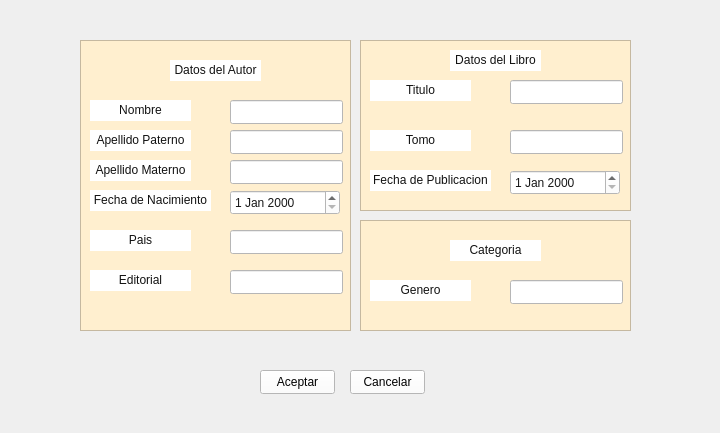
<?xml version="1.0" encoding="UTF-8"?>
<ui version="4.0">
 <class>MainWindow</class>
 <widget class="QMainWindow" name="MainWindow">
  <property name="geometry">
   <rect>
    <x>0</x>
    <y>0</y>
    <width>720</width>
    <height>433</height>
   </rect>
  </property>
  <property name="windowTitle">
   <string>MainWindow</string>
  </property>
  <widget class="QWidget" name="centralwidget">
   <widget class="QFrame" name="frame_3">
    <property name="geometry">
     <rect>
      <x>360</x>
      <y>220</y>
      <width>271</width>
      <height>111</height>
     </rect>
    </property>
    <property name="styleSheet">
     <string notr="true">background-color: rgb(255, 239, 207);
color: rgb(24, 24, 24);</string>
    </property>
    <property name="frameShape">
     <enum>QFrame::StyledPanel</enum>
    </property>
    <property name="frameShadow">
     <enum>QFrame::Raised</enum>
    </property>
    <widget class="QLabel" name="label_14">
     <property name="geometry">
      <rect>
       <x>90</x>
       <y>20</y>
       <width>91</width>
       <height>21</height>
      </rect>
     </property>
     <property name="styleSheet">
      <string notr="true">background-color: rgb(255, 255, 255);</string>
     </property>
     <property name="text">
      <string>&lt;html&gt;&lt;head/&gt;&lt;body&gt;&lt;p align=&quot;center&quot;&gt;&lt;span style=&quot; color:#121212;&quot;&gt;Categoria&lt;/span&gt;&lt;/p&gt;&lt;/body&gt;&lt;/html&gt;</string>
     </property>
    </widget>
    <widget class="QLineEdit" name="genero">
     <property name="geometry">
      <rect>
       <x>150</x>
       <y>60</y>
       <width>113</width>
       <height>24</height>
      </rect>
     </property>
     <property name="toolTip">
      <string>&lt;html&gt;&lt;head/&gt;&lt;body&gt;&lt;p&gt;&lt;span style=&quot; color:#ffffff;&quot;&gt;Hola&lt;/span&gt;&lt;/p&gt;&lt;/body&gt;&lt;/html&gt;</string>
     </property>
     <property name="whatsThis">
      <string>&lt;html&gt;&lt;head/&gt;&lt;body&gt;&lt;p&gt;&lt;br/&gt;&lt;/p&gt;&lt;/body&gt;&lt;/html&gt;</string>
     </property>
     <property name="styleSheet">
      <string notr="true">background-color: rgb(255, 255, 255);</string>
     </property>
     <property name="text">
      <string/>
     </property>
    </widget>
    <widget class="QLabel" name="label_15">
     <property name="geometry">
      <rect>
       <x>10</x>
       <y>60</y>
       <width>101</width>
       <height>21</height>
      </rect>
     </property>
     <property name="styleSheet">
      <string notr="true">background-color: rgb(255, 255, 255);</string>
     </property>
     <property name="text">
      <string>&lt;html&gt;&lt;head/&gt;&lt;body&gt;&lt;p align=&quot;center&quot;&gt;&lt;span style=&quot; color:#121212;&quot;&gt;Genero&lt;/span&gt;&lt;/p&gt;&lt;/body&gt;&lt;/html&gt;</string>
     </property>
    </widget>
   </widget>
   <widget class="QFrame" name="frame">
    <property name="geometry">
     <rect>
      <x>80</x>
      <y>40</y>
      <width>271</width>
      <height>291</height>
     </rect>
    </property>
    <property name="styleSheet">
     <string notr="true">background-color: rgb(255, 239, 207);
color: rgb(24, 24, 24);</string>
    </property>
    <property name="frameShape">
     <enum>QFrame::StyledPanel</enum>
    </property>
    <property name="frameShadow">
     <enum>QFrame::Raised</enum>
    </property>
    <widget class="QLabel" name="label">
     <property name="geometry">
      <rect>
       <x>90</x>
       <y>20</y>
       <width>91</width>
       <height>21</height>
      </rect>
     </property>
     <property name="styleSheet">
      <string notr="true">background-color: rgb(255, 255, 255);</string>
     </property>
     <property name="text">
      <string>&lt;html&gt;&lt;head/&gt;&lt;body&gt;&lt;p align=&quot;center&quot;&gt;&lt;span style=&quot; color:#121212;&quot;&gt;Datos del Autor&lt;/span&gt;&lt;/p&gt;&lt;/body&gt;&lt;/html&gt;</string>
     </property>
    </widget>
    <widget class="QLineEdit" name="nombre">
     <property name="geometry">
      <rect>
       <x>150</x>
       <y>60</y>
       <width>113</width>
       <height>24</height>
      </rect>
     </property>
     <property name="toolTip">
      <string>&lt;html&gt;&lt;head/&gt;&lt;body&gt;&lt;p&gt;&lt;span style=&quot; color:#ffffff;&quot;&gt;Hola&lt;/span&gt;&lt;/p&gt;&lt;/body&gt;&lt;/html&gt;</string>
     </property>
     <property name="whatsThis">
      <string>&lt;html&gt;&lt;head/&gt;&lt;body&gt;&lt;p&gt;&lt;br/&gt;&lt;/p&gt;&lt;/body&gt;&lt;/html&gt;</string>
     </property>
     <property name="styleSheet">
      <string notr="true">background-color: rgb(255, 255, 255);</string>
     </property>
     <property name="text">
      <string/>
     </property>
    </widget>
    <widget class="QLabel" name="label_10000">
     <property name="geometry">
      <rect>
       <x>10</x>
       <y>60</y>
       <width>101</width>
       <height>21</height>
      </rect>
     </property>
     <property name="styleSheet">
      <string notr="true">background-color: rgb(255, 255, 255);</string>
     </property>
     <property name="text">
      <string>&lt;html&gt;&lt;head/&gt;&lt;body&gt;&lt;p align=&quot;center&quot;&gt;&lt;span style=&quot; color:#121212;&quot;&gt;Nombre&lt;/span&gt;&lt;/p&gt;&lt;/body&gt;&lt;/html&gt;</string>
     </property>
    </widget>
    <widget class="QLabel" name="label_3">
     <property name="geometry">
      <rect>
       <x>10</x>
       <y>90</y>
       <width>101</width>
       <height>21</height>
      </rect>
     </property>
     <property name="styleSheet">
      <string notr="true">background-color: rgb(255, 255, 255);</string>
     </property>
     <property name="text">
      <string>&lt;html&gt;&lt;head/&gt;&lt;body&gt;&lt;p align=&quot;center&quot;&gt;&lt;span style=&quot; color:#121212;&quot;&gt;Apellido Paterno&lt;/span&gt;&lt;/p&gt;&lt;/body&gt;&lt;/html&gt;</string>
     </property>
    </widget>
    <widget class="QLabel" name="label_4">
     <property name="geometry">
      <rect>
       <x>10</x>
       <y>120</y>
       <width>101</width>
       <height>21</height>
      </rect>
     </property>
     <property name="styleSheet">
      <string notr="true">background-color: rgb(255, 255, 255);</string>
     </property>
     <property name="text">
      <string>&lt;html&gt;&lt;head/&gt;&lt;body&gt;&lt;p align=&quot;center&quot;&gt;&lt;span style=&quot; color:#121212;&quot;&gt;Apellido Materno&lt;/span&gt;&lt;/p&gt;&lt;/body&gt;&lt;/html&gt;</string>
     </property>
    </widget>
    <widget class="QLabel" name="label_5">
     <property name="geometry">
      <rect>
       <x>10</x>
       <y>150</y>
       <width>121</width>
       <height>21</height>
      </rect>
     </property>
     <property name="styleSheet">
      <string notr="true">background-color: rgb(255, 255, 255);</string>
     </property>
     <property name="text">
      <string>&lt;html&gt;&lt;head/&gt;&lt;body&gt;&lt;p align=&quot;center&quot;&gt;&lt;span style=&quot; color:#121212;&quot;&gt;Fecha de Nacimiento&lt;/span&gt;&lt;/p&gt;&lt;/body&gt;&lt;/html&gt;</string>
     </property>
    </widget>
    <widget class="QDateEdit" name="fecha_nacimiento">
     <property name="geometry">
      <rect>
       <x>150</x>
       <y>150</y>
       <width>110</width>
       <height>25</height>
      </rect>
     </property>
     <property name="styleSheet">
      <string notr="true">background-color: rgb(255, 255, 255);</string>
     </property>
    </widget>
    <widget class="QLineEdit" name="apellido_paterno">
     <property name="geometry">
      <rect>
       <x>150</x>
       <y>90</y>
       <width>113</width>
       <height>24</height>
      </rect>
     </property>
     <property name="toolTip">
      <string>&lt;html&gt;&lt;head/&gt;&lt;body&gt;&lt;p&gt;&lt;span style=&quot; color:#ffffff;&quot;&gt;Hola&lt;/span&gt;&lt;/p&gt;&lt;/body&gt;&lt;/html&gt;</string>
     </property>
     <property name="whatsThis">
      <string>&lt;html&gt;&lt;head/&gt;&lt;body&gt;&lt;p&gt;&lt;br/&gt;&lt;/p&gt;&lt;/body&gt;&lt;/html&gt;</string>
     </property>
     <property name="styleSheet">
      <string notr="true">background-color: rgb(255, 255, 255);</string>
     </property>
     <property name="text">
      <string/>
     </property>
    </widget>
    <widget class="QLineEdit" name="apellido_materno">
     <property name="geometry">
      <rect>
       <x>150</x>
       <y>120</y>
       <width>113</width>
       <height>24</height>
      </rect>
     </property>
     <property name="toolTip">
      <string>&lt;html&gt;&lt;head/&gt;&lt;body&gt;&lt;p&gt;&lt;span style=&quot; color:#ffffff;&quot;&gt;Hola&lt;/span&gt;&lt;/p&gt;&lt;/body&gt;&lt;/html&gt;</string>
     </property>
     <property name="whatsThis">
      <string>&lt;html&gt;&lt;head/&gt;&lt;body&gt;&lt;p&gt;&lt;br/&gt;&lt;/p&gt;&lt;/body&gt;&lt;/html&gt;</string>
     </property>
     <property name="styleSheet">
      <string notr="true">background-color: rgb(255, 255, 255);</string>
     </property>
     <property name="text">
      <string/>
     </property>
    </widget>
    <widget class="QLabel" name="label_7">
     <property name="geometry">
      <rect>
       <x>10</x>
       <y>190</y>
       <width>101</width>
       <height>21</height>
      </rect>
     </property>
     <property name="styleSheet">
      <string notr="true">background-color: rgb(255, 255, 255);</string>
     </property>
     <property name="text">
      <string>&lt;html&gt;&lt;head/&gt;&lt;body&gt;&lt;p align=&quot;center&quot;&gt;&lt;span style=&quot; color:#121212;&quot;&gt;Pais&lt;/span&gt;&lt;/p&gt;&lt;/body&gt;&lt;/html&gt;</string>
     </property>
    </widget>
    <widget class="QLabel" name="label_8">
     <property name="geometry">
      <rect>
       <x>10</x>
       <y>230</y>
       <width>101</width>
       <height>21</height>
      </rect>
     </property>
     <property name="styleSheet">
      <string notr="true">background-color: rgb(255, 255, 255);</string>
     </property>
     <property name="text">
      <string>&lt;html&gt;&lt;head/&gt;&lt;body&gt;&lt;p align=&quot;center&quot;&gt;&lt;span style=&quot; color:#121212;&quot;&gt;Editorial&lt;/span&gt;&lt;/p&gt;&lt;/body&gt;&lt;/html&gt;</string>
     </property>
    </widget>
    <widget class="QLineEdit" name="pais">
     <property name="geometry">
      <rect>
       <x>150</x>
       <y>190</y>
       <width>113</width>
       <height>24</height>
      </rect>
     </property>
     <property name="toolTip">
      <string>&lt;html&gt;&lt;head/&gt;&lt;body&gt;&lt;p&gt;&lt;span style=&quot; color:#ffffff;&quot;&gt;Hola&lt;/span&gt;&lt;/p&gt;&lt;/body&gt;&lt;/html&gt;</string>
     </property>
     <property name="whatsThis">
      <string>&lt;html&gt;&lt;head/&gt;&lt;body&gt;&lt;p&gt;&lt;br/&gt;&lt;/p&gt;&lt;/body&gt;&lt;/html&gt;</string>
     </property>
     <property name="styleSheet">
      <string notr="true">background-color: rgb(255, 255, 255);</string>
     </property>
     <property name="text">
      <string/>
     </property>
    </widget>
    <widget class="QLineEdit" name="editorial">
     <property name="geometry">
      <rect>
       <x>150</x>
       <y>230</y>
       <width>113</width>
       <height>24</height>
      </rect>
     </property>
     <property name="toolTip">
      <string>&lt;html&gt;&lt;head/&gt;&lt;body&gt;&lt;p&gt;&lt;span style=&quot; color:#ffffff;&quot;&gt;Hola&lt;/span&gt;&lt;/p&gt;&lt;/body&gt;&lt;/html&gt;</string>
     </property>
     <property name="whatsThis">
      <string>&lt;html&gt;&lt;head/&gt;&lt;body&gt;&lt;p&gt;&lt;br/&gt;&lt;/p&gt;&lt;/body&gt;&lt;/html&gt;</string>
     </property>
     <property name="styleSheet">
      <string notr="true">background-color: rgb(255, 255, 255);</string>
     </property>
     <property name="text">
      <string/>
     </property>
    </widget>
   </widget>
   <widget class="QFrame" name="frame_2">
    <property name="geometry">
     <rect>
      <x>360</x>
      <y>40</y>
      <width>271</width>
      <height>171</height>
     </rect>
    </property>
    <property name="styleSheet">
     <string notr="true">background-color: rgb(255, 239, 207);
color: rgb(24, 24, 24);</string>
    </property>
    <property name="frameShape">
     <enum>QFrame::StyledPanel</enum>
    </property>
    <property name="frameShadow">
     <enum>QFrame::Raised</enum>
    </property>
    <widget class="QLabel" name="label_9">
     <property name="geometry">
      <rect>
       <x>90</x>
       <y>10</y>
       <width>91</width>
       <height>21</height>
      </rect>
     </property>
     <property name="styleSheet">
      <string notr="true">background-color: rgb(255, 255, 255);</string>
     </property>
     <property name="text">
      <string>&lt;html&gt;&lt;head/&gt;&lt;body&gt;&lt;p align=&quot;center&quot;&gt;&lt;span style=&quot; color:#121212;&quot;&gt;Datos del Libro&lt;/span&gt;&lt;/p&gt;&lt;/body&gt;&lt;/html&gt;</string>
     </property>
    </widget>
    <widget class="QLineEdit" name="titulo">
     <property name="geometry">
      <rect>
       <x>150</x>
       <y>40</y>
       <width>113</width>
       <height>24</height>
      </rect>
     </property>
     <property name="toolTip">
      <string>&lt;html&gt;&lt;head/&gt;&lt;body&gt;&lt;p&gt;&lt;span style=&quot; color:#ffffff;&quot;&gt;Hola&lt;/span&gt;&lt;/p&gt;&lt;/body&gt;&lt;/html&gt;</string>
     </property>
     <property name="whatsThis">
      <string>&lt;html&gt;&lt;head/&gt;&lt;body&gt;&lt;p&gt;&lt;br/&gt;&lt;/p&gt;&lt;/body&gt;&lt;/html&gt;</string>
     </property>
     <property name="styleSheet">
      <string notr="true">background-color: rgb(255, 255, 255);</string>
     </property>
     <property name="text">
      <string/>
     </property>
    </widget>
    <widget class="QLabel" name="label_10">
     <property name="geometry">
      <rect>
       <x>10</x>
       <y>40</y>
       <width>101</width>
       <height>21</height>
      </rect>
     </property>
     <property name="styleSheet">
      <string notr="true">background-color: rgb(255, 255, 255);</string>
     </property>
     <property name="text">
      <string>&lt;html&gt;&lt;head/&gt;&lt;body&gt;&lt;p align=&quot;center&quot;&gt;&lt;span style=&quot; color:#121212;&quot;&gt;Titulo&lt;/span&gt;&lt;/p&gt;&lt;/body&gt;&lt;/html&gt;</string>
     </property>
    </widget>
    <widget class="QLabel" name="label_12">
     <property name="geometry">
      <rect>
       <x>10</x>
       <y>90</y>
       <width>101</width>
       <height>21</height>
      </rect>
     </property>
     <property name="styleSheet">
      <string notr="true">background-color: rgb(255, 255, 255);</string>
     </property>
     <property name="text">
      <string>&lt;html&gt;&lt;head/&gt;&lt;body&gt;&lt;p align=&quot;center&quot;&gt;&lt;span style=&quot; color:#121212;&quot;&gt;Tomo&lt;/span&gt;&lt;/p&gt;&lt;/body&gt;&lt;/html&gt;</string>
     </property>
    </widget>
    <widget class="QLabel" name="label_13">
     <property name="geometry">
      <rect>
       <x>10</x>
       <y>130</y>
       <width>121</width>
       <height>21</height>
      </rect>
     </property>
     <property name="styleSheet">
      <string notr="true">background-color: rgb(255, 255, 255);</string>
     </property>
     <property name="text">
      <string>&lt;html&gt;&lt;head/&gt;&lt;body&gt;&lt;p align=&quot;center&quot;&gt;&lt;span style=&quot; color:#121212;&quot;&gt;Fecha de Publicacion&lt;/span&gt;&lt;/p&gt;&lt;/body&gt;&lt;/html&gt;</string>
     </property>
    </widget>
    <widget class="QDateEdit" name="fecha_publicacion">
     <property name="geometry">
      <rect>
       <x>150</x>
       <y>130</y>
       <width>110</width>
       <height>25</height>
      </rect>
     </property>
     <property name="styleSheet">
      <string notr="true">background-color: rgb(255, 255, 255);</string>
     </property>
    </widget>
    <widget class="QLineEdit" name="tomo">
     <property name="geometry">
      <rect>
       <x>150</x>
       <y>90</y>
       <width>113</width>
       <height>24</height>
      </rect>
     </property>
     <property name="toolTip">
      <string>&lt;html&gt;&lt;head/&gt;&lt;body&gt;&lt;p&gt;&lt;span style=&quot; color:#ffffff;&quot;&gt;Hola&lt;/span&gt;&lt;/p&gt;&lt;/body&gt;&lt;/html&gt;</string>
     </property>
     <property name="whatsThis">
      <string>&lt;html&gt;&lt;head/&gt;&lt;body&gt;&lt;p&gt;&lt;br/&gt;&lt;/p&gt;&lt;/body&gt;&lt;/html&gt;</string>
     </property>
     <property name="styleSheet">
      <string notr="true">background-color: rgb(255, 255, 255);</string>
     </property>
     <property name="text">
      <string/>
     </property>
    </widget>
   </widget>
   <widget class="QLabel" name="label_17">
    <property name="geometry">
     <rect>
      <x>0</x>
      <y>0</y>
      <width>721</width>
      <height>451</height>
     </rect>
    </property>
    <property name="text">
     <string/>
    </property>
    <property name="pixmap">
     <pixmap>Imagenes usadas/b.jpg</pixmap>
    </property>
    <property name="scaledContents">
     <bool>true</bool>
    </property>
   </widget>
   <widget class="QPushButton" name="aceptar">
    <property name="geometry">
     <rect>
      <x>260</x>
      <y>370</y>
      <width>75</width>
      <height>24</height>
     </rect>
    </property>
    <property name="styleSheet">
     <string notr="true">background-color: rgb(255, 255, 255);</string>
    </property>
    <property name="text">
     <string>Aceptar</string>
    </property>
   </widget>
   <widget class="QPushButton" name="cancelar">
    <property name="geometry">
     <rect>
      <x>350</x>
      <y>370</y>
      <width>75</width>
      <height>24</height>
     </rect>
    </property>
    <property name="styleSheet">
     <string notr="true">background-color: rgb(255, 255, 255);</string>
    </property>
    <property name="text">
     <string>Cancelar</string>
    </property>
   </widget>
   <zorder>label_17</zorder>
   <zorder>frame_3</zorder>
   <zorder>frame</zorder>
   <zorder>frame_2</zorder>
   <zorder>aceptar</zorder>
   <zorder>cancelar</zorder>
  </widget>
 </widget>
 <resources/>
 <connections/>
</ui>
